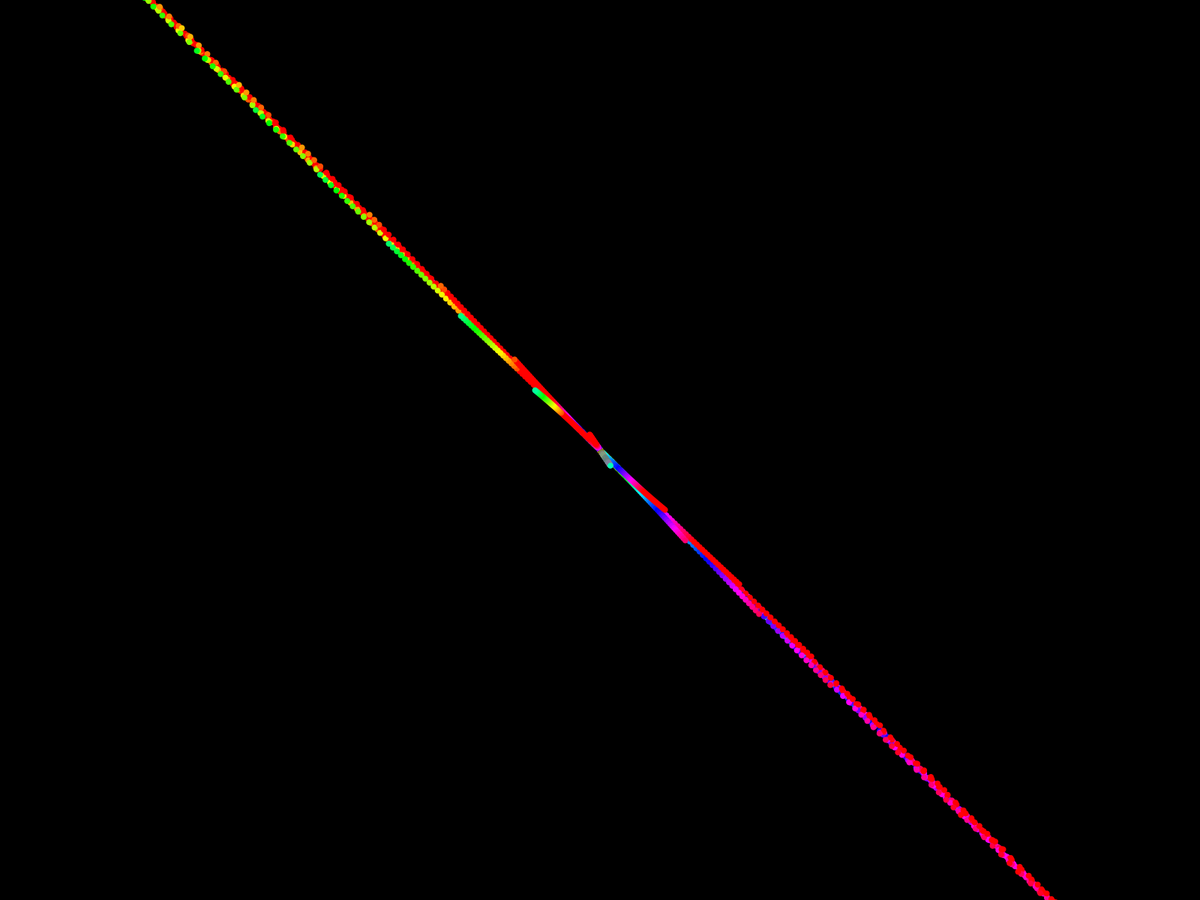
Frame 1 (no input)
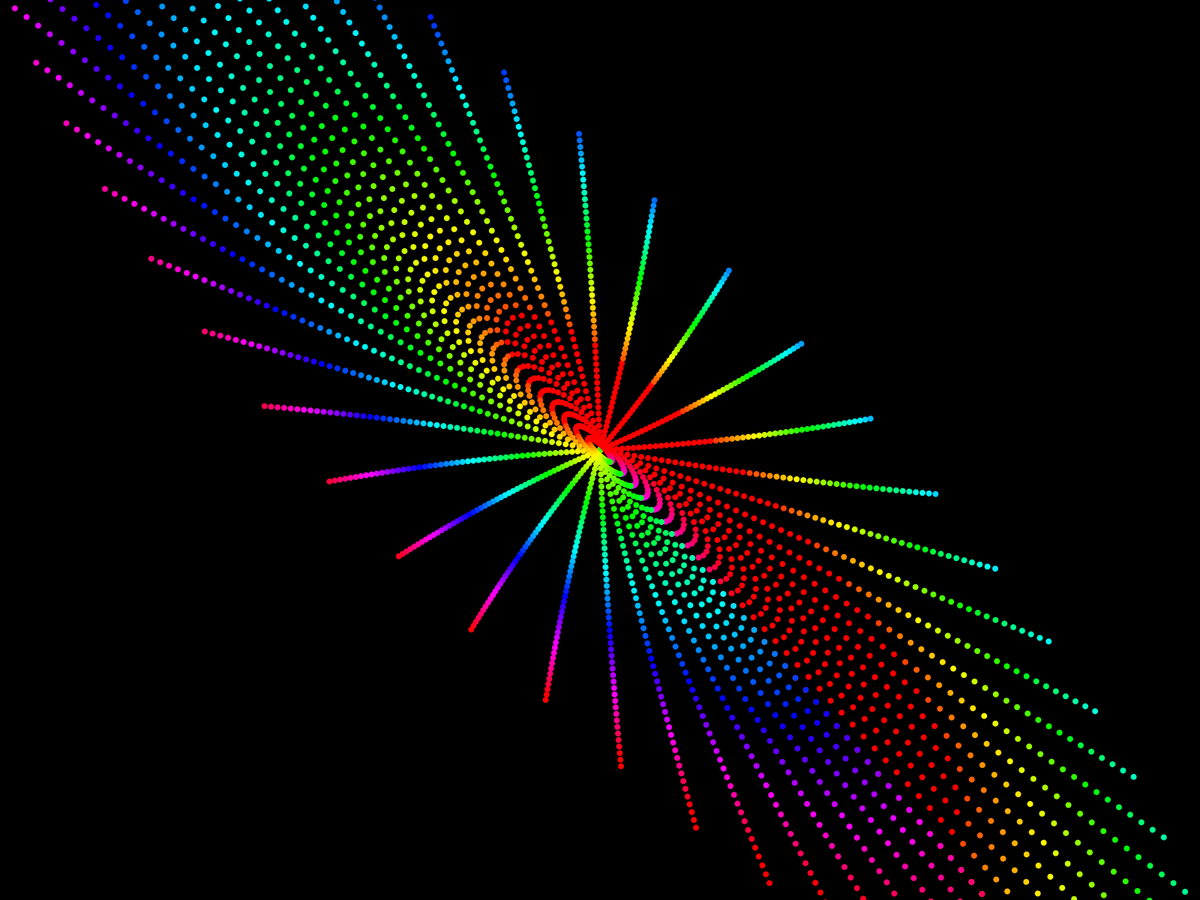
Frame 60 (the mouse pressed at the canvas centre just before this capture)
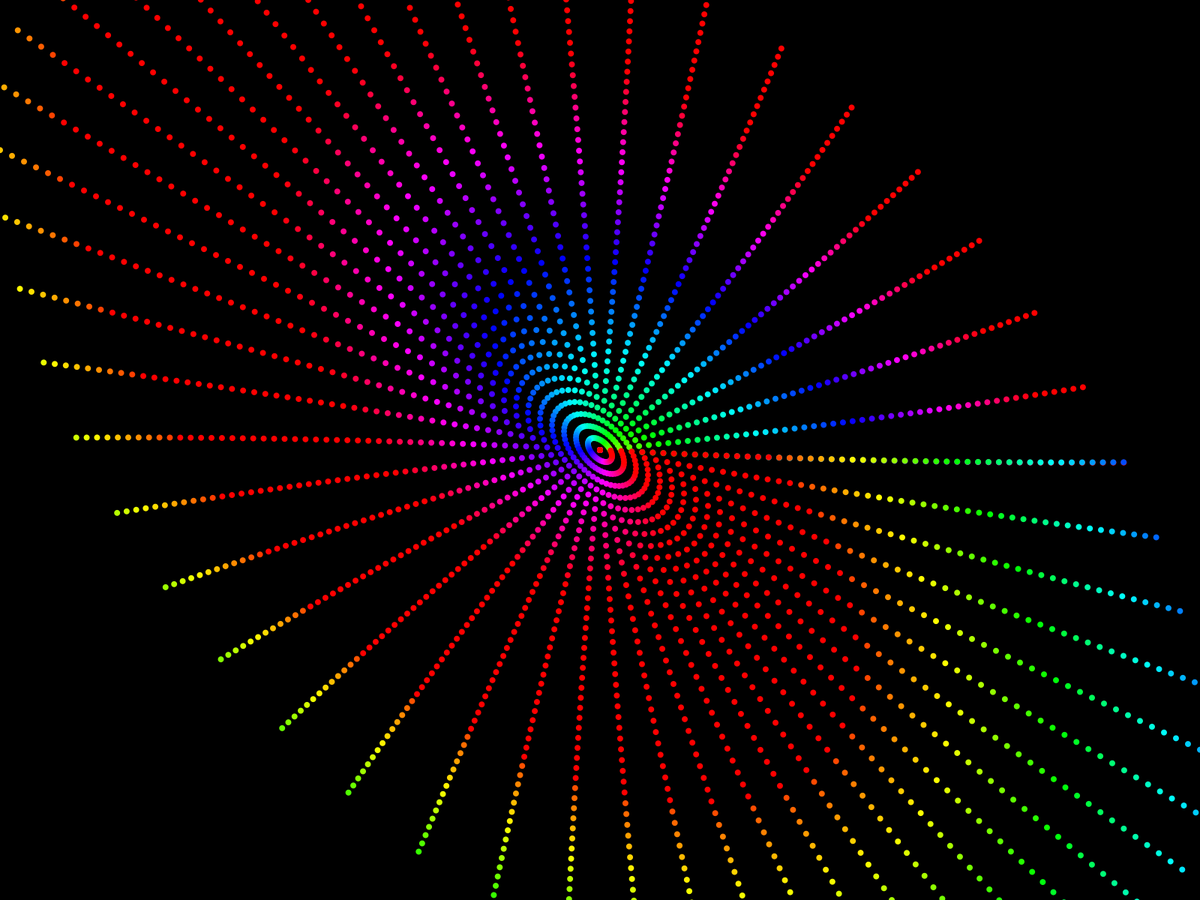
Frame 120 (the mouse held since frame 60 and released just before this capture)

The Processing sketch that drew these frames (run headless with seeded random() and noise(); from frame 60 on, the mouse is pressed at the canvas centre):

// Processing sketch: Rotating_RGB_disc
// ── Rotating_RGB_disc.pde
float time = 0;
void setup() {

  fullScreen();

  noStroke();

}

 

void draw() {

  background(0);

  for (float lat = 0; lat <= 800; lat += 16) {
    for (float lon = -0; lon <= 800; lon += 16){
      colorMode(HSB);
      fill(abs((time+(lon+lat)*80)/300 % 330+10), 255, 255);
      ellipse(lat*sin(((2*time)/300000)+lon*PI/400)+width/2,lat*sin(((3*time)/300000)+lon*PI/400)+height/2,8, 8);
      time ++;
    }
  }
}

//sqrt(160000-pow(lat,2))
